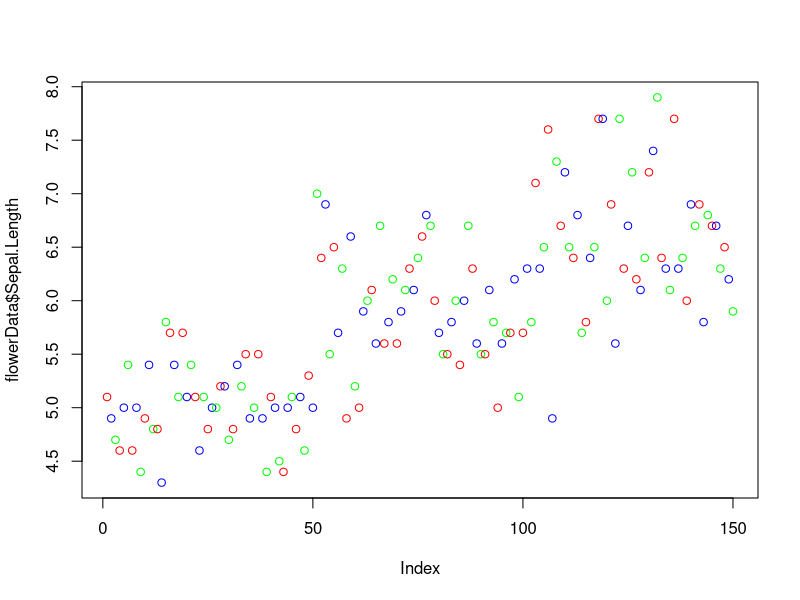
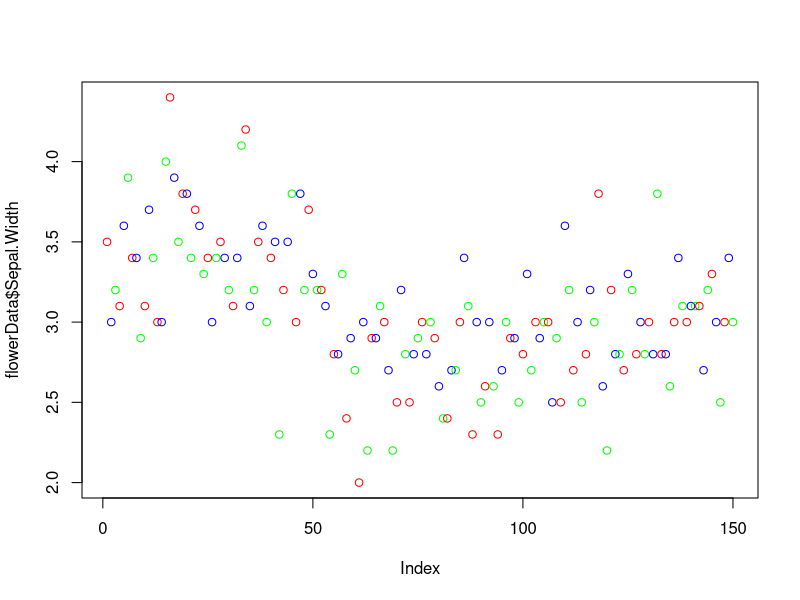
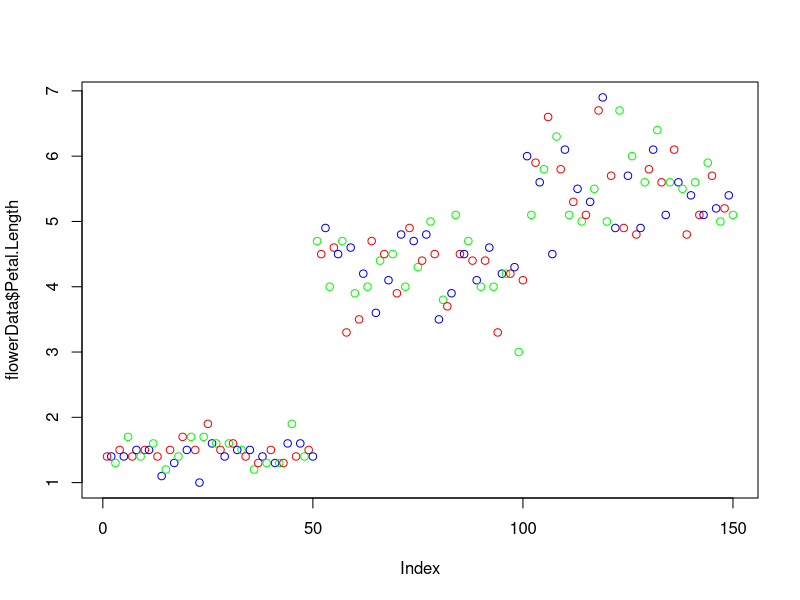
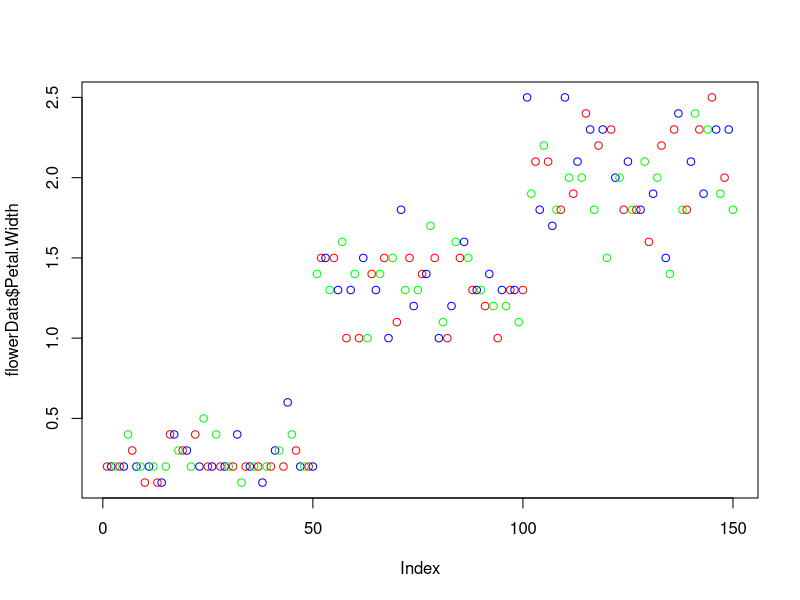
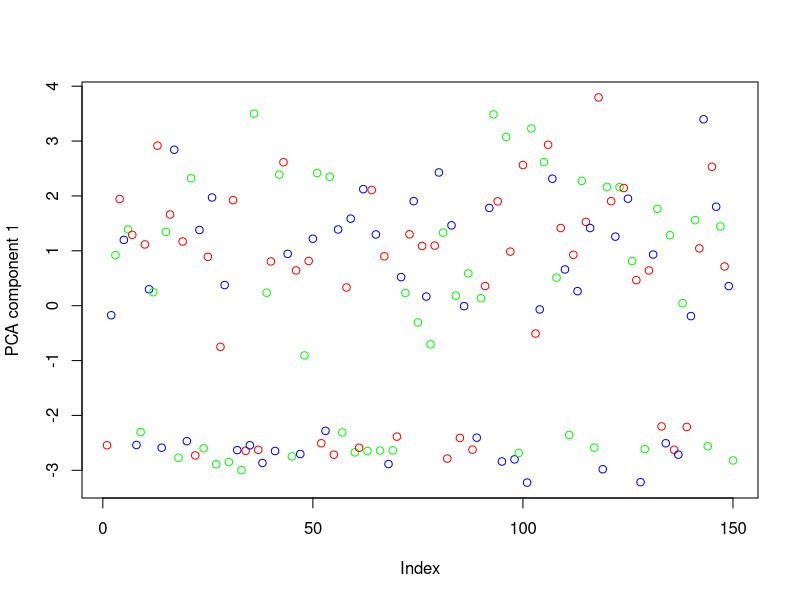
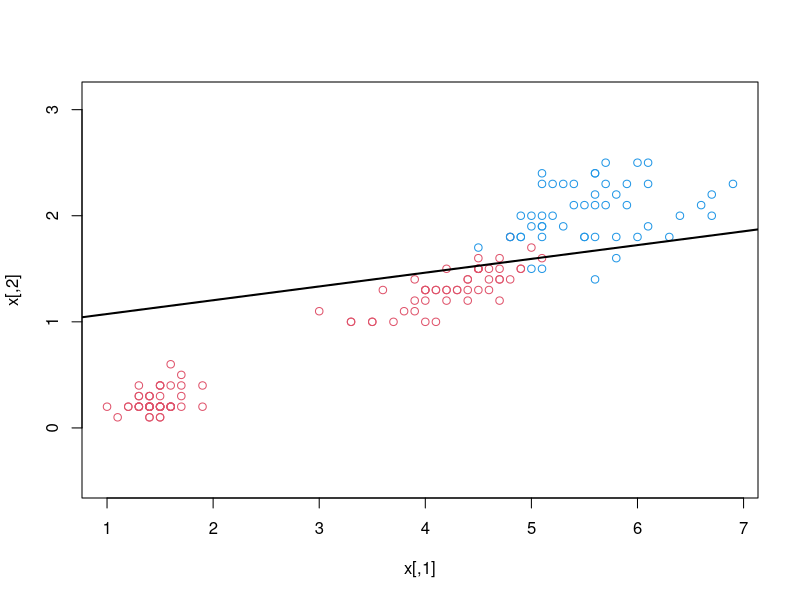

Reproduce these figures in R, in order. (Note: this script raises an error after producing the figures.)
#Retreiving data
library(datasets)
library(kernlab)
library(MASS)
flowerData=iris
set.seed(42)
#----------------------------------------------------------
#Exploring data
#----------------------------------------------------------
print("SUMMARY OF DATASET")
summary(flowerData)
print(head(flowerData))
print(tail(flowerData))
#----------------------------------------------------------
#Data Visualization and data is stored in 'plot.pdf' file in the working directory
#----------------------------------------------------------
plot(flowerData$Sepal.Length, col=c("red","blue","green"))
plot(flowerData$Sepal.Width, col=c("red","blue","green"))
plot(flowerData$Petal.Length, col=c("red","blue","green"))
plot(flowerData$Petal.Width, col=c("red","blue","green"))
#----------------------------------------------------------
#Accuracy function
#----------------------------------------------------------
accuracy<-function(predicted_seq, actual_seq){
  count<-0
  size<-0
  if(length(predicted_seq)==length(actual_seq)){
    size<-length(predicted_seq)
  }
  else{
    print("Sequence size does not match!")
  }
  for(i in 1:size){
    if(predicted_seq[i]==actual_seq[i]){
      count<-count+1
    }
  }
  return (count*100/size)
}
#----------------------------------------------------------
#Shuffle dataset row-wise
#----------------------------------------------------------
shuffledFlowerData<-flowerData[sample(nrow(flowerData)),]
#----------------------------------------------------------
#Seperate dataset into training and testing
#The data is seperated in 75/25 training/testing ratio
#----------------------------------------------------------
datasetSize<-nrow(shuffledFlowerData)
#traininng data
trainingDatasetSize<-as.integer(0.75*datasetSize)
trainingDataset=shuffledFlowerData[1:trainingDatasetSize,]
#testing data
testingDatasetSize<-datasetSize-trainingDatasetSize
testingDataset<-shuffledFlowerData[113:150,]
#----------------------------------------------------------
#Classification without dimensionality reduction
#----------------------------------------------------------
fit<-ksvm(Species~., data=trainingDataset)
summary(fit)
prediction<-predict(fit, testingDataset, type='response')
print("The accuracy of the SVM is as shown below:")
print(accuracy(prediction,testingDataset[,5]))
#----------------------------------------------------------
print('Principal Component Analysis and classification')
#----------------------------------------------------------
shuffledFlowerData.pca.eigenvalues<-princomp(x=shuffledFlowerData[,1:4], cors=TRUE, scores = TRUE)
shuffledFlowerData.pca.eigenvectors<-shuffledFlowerData.pca.eigenvalues$scores
plot(shuffledFlowerData.pca.eigenvectors[,1], col=c("red","blue","green"), ylab = "PCA component 1")
mostUsefulData<-shuffledFlowerData.pca.eigenvectors[,1]
postPCADataset<-cbind(mostUsefulData, shuffledFlowerData['Species'])
#print(postPCADataset)
#----------------------------------------------------------
#Dividing PCA data into test and training
#----------------------------------------------------------
#traininng data
trainingDataset.pca<-postPCADataset[1:trainingDatasetSize,]
print(trainingDataset.pca)
#testing data
testingDataset.pca<-postPCADataset[113:150,]
#----------------------------------------------------------
#Classification of post-PCA data
#----------------------------------------------------------
fit.pca<-ksvm(Species~., data=trainingDataset.pca)
#summary(fit.pca)
prediction.pca<-predict(fit.pca, testingDataset.pca, type='response')
print("The accuracy of the SVM is as shown below:")
print(accuracy(prediction.pca,testingDataset.pca[,2]))
#----------------------------------------------------------
#Fischers Linear Discriminant and classification
#----------------------------------------------------------
data(iris) 
x <- cbind(iris$Petal.Length,iris$Petal.Width) 
Y <- ifelse(iris$Species == "virginica", +1, -1) 
u <- apply(x,2,mean) 
up <- apply(subset(x,Y==+1),2,mean) 
un <- apply(subset(x,Y==-1),2,mean) 
np <- sum(Y==+1)
nn <- sum(Y==-1) 
SB <- nn * (un - u) %*% t(up - u)
scatter <- function(v){ 
( (v - un) %*% t(v - un) ) + ( (v - up) %*% t(v - up) ) 
} 
SW <- matrix( apply( apply(x,1,scatter), 1, sum ), nrow=2 ) 
t <- seq(- pi , pi, 0.05)
uv <- cbind(cos(t), sin(t)) 
action <- function(uv, m){
abs( uv %*% m %*% matrix(uv) )
} 
ratios <- apply(uv, 1, action, SB) / apply(uv, 1, action, SW)  
mr <- which.max(ratios) 
muv <- uv[mr,] 
mv <- 40*ratios[mr]*muv 
xp <- as.vector(x %*% muv) 
rxp <- round(range(xp),0)+c(-1,1) 
xpn <- subset(xp,Y==-1) 
xpp <- subset(xp,Y==+1)
b = (mean(xpp) * sd(xpn) + mean(xpn) * sd(xpp)) / + (sd(xpp) + sd(xpn)) 
plot(x,col=Y+3,asp=1) > par(lwd=2)
abline(b/muv[2],-muv[1]/muv[2]) 
sum(abs(Y - classify.fisher(x,muv,b) ))
#Applying LDA For Separating Class 'Virginica' separately from other classes(Partial Dataset Consideration)
X <- data.frame(length=iris$Petal.Length,width=iris$Petal.Width)
X$class <- ifelse(iris$Species == "virginica", +1, -1) 
LDA <- lda(class ~ length + width, data = X) 
X$pred <- predict(LDA)$class
X$col <- 2+ifelse(X$pred == X$class, as.numeric(X$class), 0) 
color <- c("red","green", "blue","red","blue")
plot(X$length,X$width,col=color[X$col],pch=2,cex=1)
pts <- 3000 
rpts <- function(v,pts){
runif(pts,min=v[1],max=v[2]) 
} 
grid <- data.frame(apply(apply(X[,1:2],2,range),2,rpts,pts)) 
grid$pred <- 3+as.numeric(predict(LDA,grid)$class) 
points(grid$length,grid$width,col=color[grid$pred],cex=0.1)
sum(X$class != X$pred)
#Applying LDA For all three classes Simultaenously(Full Dataset Consideration)
LDA <- lda(Species ~ ., data = iris) 
X <- data.frame(predict(LDA)$x) 
X$class <- factor(ifelse(predict(LDA)$class == iris$Species, + as.numeric(iris$Species), 0)) 
library(ggplot2) 
color <- c("red", "green", "blue","purple") 
pts <- 50000
cube <- data.frame(apply(apply(iris[,1:4],2,range),2,rpts,pts)) 
cube.pred <- predict(LDA,cube) 
X.grid <- data.frame(cube.pred$x) 
X.grid$class <- factor(as.numeric(cube.pred$class)) 
p <- ggplot(X, aes(x = LD1, y = LD2)) +
geom_point(aes(colour=class),size=3) 
p + geom_point(data=X.grid,aes(colour=class),size=0.5) 
sum(iris$Species != predict(LDA)$class)
